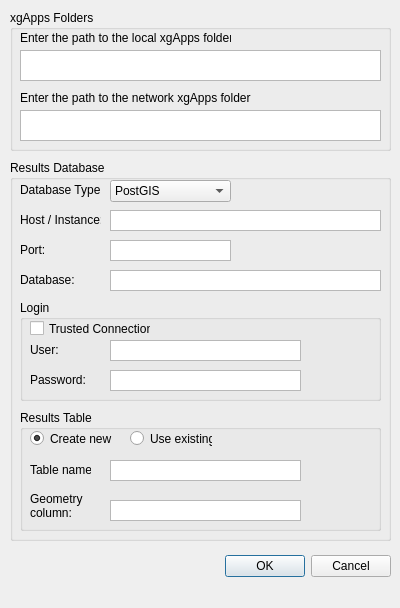
<?xml version="1.0" encoding="UTF-8"?>
<ui version="4.0">
 <class>config_dialog_base</class>
 <widget class="QDialog" name="config_dialog_base">
  <property name="windowModality">
   <enum>Qt::ApplicationModal</enum>
  </property>
  <property name="geometry">
   <rect>
    <x>0</x>
    <y>0</y>
    <width>400</width>
    <height>608</height>
   </rect>
  </property>
  <property name="sizePolicy">
   <sizepolicy hsizetype="Fixed" vsizetype="Fixed">
    <horstretch>0</horstretch>
    <verstretch>0</verstretch>
   </sizepolicy>
  </property>
  <property name="windowTitle">
   <string>xgConstraintChecker Configuration</string>
  </property>
  <property name="windowIcon">
   <iconset resource="resources.qrc">
    <normaloff>:/plugins/xgConstraintChecker/checker_config.png</normaloff>:/plugins/xgConstraintChecker/checker_config.png</iconset>
  </property>
  <property name="modal">
   <bool>true</bool>
  </property>
  <widget class="QDialogButtonBox" name="button_box">
   <property name="geometry">
    <rect>
     <x>50</x>
     <y>550</y>
     <width>341</width>
     <height>32</height>
    </rect>
   </property>
   <property name="orientation">
    <enum>Qt::Horizontal</enum>
   </property>
   <property name="standardButtons">
    <set>QDialogButtonBox::Cancel|QDialogButtonBox::Ok</set>
   </property>
  </widget>
  <widget class="QGroupBox" name="grp_xgApps">
   <property name="geometry">
    <rect>
     <x>10</x>
     <y>10</y>
     <width>381</width>
     <height>141</height>
    </rect>
   </property>
   <property name="sizePolicy">
    <sizepolicy hsizetype="Fixed" vsizetype="Fixed">
     <horstretch>0</horstretch>
     <verstretch>0</verstretch>
    </sizepolicy>
   </property>
   <property name="title">
    <string>xgApps Folders</string>
   </property>
   <widget class="QLabel" name="lbl_xgApps">
    <property name="geometry">
     <rect>
      <x>10</x>
      <y>20</y>
      <width>211</width>
      <height>16</height>
     </rect>
    </property>
    <property name="sizePolicy">
     <sizepolicy hsizetype="Fixed" vsizetype="Fixed">
      <horstretch>0</horstretch>
      <verstretch>0</verstretch>
     </sizepolicy>
    </property>
    <property name="text">
     <string>Enter the path to the local xgApps folder:</string>
    </property>
   </widget>
   <widget class="QPlainTextEdit" name="txt_xgApps_local">
    <property name="geometry">
     <rect>
      <x>10</x>
      <y>40</y>
      <width>361</width>
      <height>31</height>
     </rect>
    </property>
    <property name="sizePolicy">
     <sizepolicy hsizetype="Fixed" vsizetype="Fixed">
      <horstretch>0</horstretch>
      <verstretch>0</verstretch>
     </sizepolicy>
    </property>
    <property name="horizontalScrollBarPolicy">
     <enum>Qt::ScrollBarAlwaysOff</enum>
    </property>
   </widget>
   <widget class="QLabel" name="lbl_xgApps_network">
    <property name="geometry">
     <rect>
      <x>10</x>
      <y>80</y>
      <width>231</width>
      <height>16</height>
     </rect>
    </property>
    <property name="sizePolicy">
     <sizepolicy hsizetype="Fixed" vsizetype="Fixed">
      <horstretch>0</horstretch>
      <verstretch>0</verstretch>
     </sizepolicy>
    </property>
    <property name="text">
     <string>Enter the path to the network xgApps folder:</string>
    </property>
   </widget>
   <widget class="QPlainTextEdit" name="txt_xgApps_network">
    <property name="geometry">
     <rect>
      <x>10</x>
      <y>100</y>
      <width>361</width>
      <height>31</height>
     </rect>
    </property>
    <property name="sizePolicy">
     <sizepolicy hsizetype="Fixed" vsizetype="Fixed">
      <horstretch>0</horstretch>
      <verstretch>0</verstretch>
     </sizepolicy>
    </property>
    <property name="horizontalScrollBarPolicy">
     <enum>Qt::ScrollBarAlwaysOff</enum>
    </property>
   </widget>
  </widget>
  <widget class="QGroupBox" name="grp_results_db">
   <property name="geometry">
    <rect>
     <x>10</x>
     <y>160</y>
     <width>381</width>
     <height>381</height>
    </rect>
   </property>
   <property name="title">
    <string>Results Database</string>
   </property>
   <widget class="QComboBox" name="cbo_db_type">
    <property name="geometry">
     <rect>
      <x>100</x>
      <y>20</y>
      <width>121</width>
      <height>22</height>
     </rect>
    </property>
    <item>
     <property name="text">
      <string>PostGIS</string>
     </property>
    </item>
    <item>
     <property name="text">
      <string>Spatialite</string>
     </property>
    </item>
    <item>
     <property name="text">
      <string>SQL Server</string>
     </property>
    </item>
   </widget>
   <widget class="QLabel" name="lbl_db_type">
    <property name="geometry">
     <rect>
      <x>10</x>
      <y>20</y>
      <width>81</width>
      <height>20</height>
     </rect>
    </property>
    <property name="text">
     <string>Database Type:</string>
    </property>
   </widget>
   <widget class="QLabel" name="lbl_db">
    <property name="geometry">
     <rect>
      <x>10</x>
      <y>110</y>
      <width>81</width>
      <height>20</height>
     </rect>
    </property>
    <property name="text">
     <string>Database:</string>
    </property>
   </widget>
   <widget class="QPlainTextEdit" name="txt_db">
    <property name="geometry">
     <rect>
      <x>100</x>
      <y>110</y>
      <width>271</width>
      <height>21</height>
     </rect>
    </property>
    <property name="sizePolicy">
     <sizepolicy hsizetype="Fixed" vsizetype="Fixed">
      <horstretch>0</horstretch>
      <verstretch>0</verstretch>
     </sizepolicy>
    </property>
    <property name="verticalScrollBarPolicy">
     <enum>Qt::ScrollBarAlwaysOff</enum>
    </property>
    <property name="horizontalScrollBarPolicy">
     <enum>Qt::ScrollBarAlwaysOff</enum>
    </property>
   </widget>
   <widget class="QPlainTextEdit" name="txt_port">
    <property name="geometry">
     <rect>
      <x>100</x>
      <y>80</y>
      <width>121</width>
      <height>21</height>
     </rect>
    </property>
    <property name="sizePolicy">
     <sizepolicy hsizetype="Fixed" vsizetype="Fixed">
      <horstretch>0</horstretch>
      <verstretch>0</verstretch>
     </sizepolicy>
    </property>
    <property name="verticalScrollBarPolicy">
     <enum>Qt::ScrollBarAlwaysOff</enum>
    </property>
    <property name="horizontalScrollBarPolicy">
     <enum>Qt::ScrollBarAlwaysOff</enum>
    </property>
   </widget>
   <widget class="QPlainTextEdit" name="txt_host">
    <property name="geometry">
     <rect>
      <x>100</x>
      <y>50</y>
      <width>271</width>
      <height>21</height>
     </rect>
    </property>
    <property name="sizePolicy">
     <sizepolicy hsizetype="Fixed" vsizetype="Fixed">
      <horstretch>0</horstretch>
      <verstretch>0</verstretch>
     </sizepolicy>
    </property>
    <property name="verticalScrollBarPolicy">
     <enum>Qt::ScrollBarAlwaysOff</enum>
    </property>
    <property name="horizontalScrollBarPolicy">
     <enum>Qt::ScrollBarAlwaysOff</enum>
    </property>
   </widget>
   <widget class="QLabel" name="lbl_port">
    <property name="geometry">
     <rect>
      <x>10</x>
      <y>80</y>
      <width>81</width>
      <height>20</height>
     </rect>
    </property>
    <property name="text">
     <string>Port:</string>
    </property>
   </widget>
   <widget class="QLabel" name="lbl_host">
    <property name="geometry">
     <rect>
      <x>10</x>
      <y>50</y>
      <width>81</width>
      <height>20</height>
     </rect>
    </property>
    <property name="text">
     <string>Host / Instance:</string>
    </property>
   </widget>
   <widget class="QGroupBox" name="grpLogin">
    <property name="geometry">
     <rect>
      <x>10</x>
      <y>140</y>
      <width>361</width>
      <height>101</height>
     </rect>
    </property>
    <property name="title">
     <string>Login</string>
    </property>
    <widget class="QCheckBox" name="chk_trusted">
     <property name="geometry">
      <rect>
       <x>10</x>
       <y>20</y>
       <width>121</width>
       <height>17</height>
      </rect>
     </property>
     <property name="text">
      <string>Trusted Connection</string>
     </property>
    </widget>
    <widget class="QLabel" name="lbl_user">
     <property name="geometry">
      <rect>
       <x>10</x>
       <y>40</y>
       <width>81</width>
       <height>20</height>
      </rect>
     </property>
     <property name="text">
      <string>User:</string>
     </property>
    </widget>
    <widget class="QLabel" name="lbl_pwd">
     <property name="geometry">
      <rect>
       <x>10</x>
       <y>70</y>
       <width>81</width>
       <height>20</height>
      </rect>
     </property>
     <property name="text">
      <string>Password:</string>
     </property>
    </widget>
    <widget class="QPlainTextEdit" name="txt_user">
     <property name="geometry">
      <rect>
       <x>90</x>
       <y>40</y>
       <width>191</width>
       <height>21</height>
      </rect>
     </property>
     <property name="sizePolicy">
      <sizepolicy hsizetype="Fixed" vsizetype="Fixed">
       <horstretch>0</horstretch>
       <verstretch>0</verstretch>
      </sizepolicy>
     </property>
     <property name="verticalScrollBarPolicy">
      <enum>Qt::ScrollBarAlwaysOff</enum>
     </property>
     <property name="horizontalScrollBarPolicy">
      <enum>Qt::ScrollBarAlwaysOff</enum>
     </property>
     <property name="plainText">
      <string/>
     </property>
    </widget>
    <widget class="QPlainTextEdit" name="txt_pwd">
     <property name="geometry">
      <rect>
       <x>90</x>
       <y>70</y>
       <width>191</width>
       <height>21</height>
      </rect>
     </property>
     <property name="sizePolicy">
      <sizepolicy hsizetype="Fixed" vsizetype="Fixed">
       <horstretch>0</horstretch>
       <verstretch>0</verstretch>
      </sizepolicy>
     </property>
     <property name="verticalScrollBarPolicy">
      <enum>Qt::ScrollBarAlwaysOff</enum>
     </property>
     <property name="horizontalScrollBarPolicy">
      <enum>Qt::ScrollBarAlwaysOff</enum>
     </property>
    </widget>
   </widget>
   <widget class="QGroupBox" name="grp_results_table">
    <property name="geometry">
     <rect>
      <x>10</x>
      <y>250</y>
      <width>361</width>
      <height>121</height>
     </rect>
    </property>
    <property name="title">
     <string>Results Table</string>
    </property>
    <widget class="QLabel" name="lbl_table">
     <property name="geometry">
      <rect>
       <x>10</x>
       <y>50</y>
       <width>61</width>
       <height>20</height>
      </rect>
     </property>
     <property name="text">
      <string>Table name:</string>
     </property>
    </widget>
    <widget class="QPlainTextEdit" name="txt_table">
     <property name="geometry">
      <rect>
       <x>90</x>
       <y>50</y>
       <width>191</width>
       <height>21</height>
      </rect>
     </property>
     <property name="sizePolicy">
      <sizepolicy hsizetype="Fixed" vsizetype="Fixed">
       <horstretch>0</horstretch>
       <verstretch>0</verstretch>
      </sizepolicy>
     </property>
     <property name="verticalScrollBarPolicy">
      <enum>Qt::ScrollBarAlwaysOff</enum>
     </property>
     <property name="horizontalScrollBarPolicy">
      <enum>Qt::ScrollBarAlwaysOff</enum>
     </property>
     <property name="plainText">
      <string/>
     </property>
    </widget>
    <widget class="QRadioButton" name="rb_new">
     <property name="geometry">
      <rect>
       <x>10</x>
       <y>20</y>
       <width>82</width>
       <height>17</height>
      </rect>
     </property>
     <property name="text">
      <string>Create new</string>
     </property>
     <property name="checked">
      <bool>true</bool>
     </property>
    </widget>
    <widget class="QRadioButton" name="rb_existing">
     <property name="geometry">
      <rect>
       <x>110</x>
       <y>20</y>
       <width>82</width>
       <height>17</height>
      </rect>
     </property>
     <property name="text">
      <string>Use existing</string>
     </property>
    </widget>
    <widget class="QPlainTextEdit" name="txt_geom">
     <property name="geometry">
      <rect>
       <x>90</x>
       <y>90</y>
       <width>191</width>
       <height>21</height>
      </rect>
     </property>
     <property name="sizePolicy">
      <sizepolicy hsizetype="Fixed" vsizetype="Fixed">
       <horstretch>0</horstretch>
       <verstretch>0</verstretch>
      </sizepolicy>
     </property>
     <property name="verticalScrollBarPolicy">
      <enum>Qt::ScrollBarAlwaysOff</enum>
     </property>
     <property name="horizontalScrollBarPolicy">
      <enum>Qt::ScrollBarAlwaysOff</enum>
     </property>
     <property name="plainText">
      <string/>
     </property>
    </widget>
    <widget class="QLabel" name="lbl_geom">
     <property name="geometry">
      <rect>
       <x>10</x>
       <y>80</y>
       <width>61</width>
       <height>31</height>
      </rect>
     </property>
     <property name="text">
      <string>Geometry column:</string>
     </property>
     <property name="wordWrap">
      <bool>true</bool>
     </property>
    </widget>
   </widget>
  </widget>
 </widget>
 <tabstops>
  <tabstop>txt_xgApps_local</tabstop>
  <tabstop>cbo_db_type</tabstop>
  <tabstop>txt_host</tabstop>
  <tabstop>txt_port</tabstop>
  <tabstop>txt_db</tabstop>
  <tabstop>chk_trusted</tabstop>
  <tabstop>txt_user</tabstop>
  <tabstop>txt_pwd</tabstop>
  <tabstop>button_box</tabstop>
 </tabstops>
 <resources>
  <include location="resources.qrc"/>
 </resources>
 <connections>
  <connection>
   <sender>button_box</sender>
   <signal>accepted()</signal>
   <receiver>config_dialog_base</receiver>
   <slot>accept()</slot>
   <hints>
    <hint type="sourcelabel">
     <x>50</x>
     <y>550</y>
    </hint>
    <hint type="destinationlabel">
     <x>20</x>
     <y>20</y>
    </hint>
   </hints>
  </connection>
  <connection>
   <sender>button_box</sender>
   <signal>rejected()</signal>
   <receiver>config_dialog_base</receiver>
   <slot>reject()</slot>
   <hints>
    <hint type="sourcelabel">
     <x>50</x>
     <y>550</y>
    </hint>
    <hint type="destinationlabel">
     <x>20</x>
     <y>20</y>
    </hint>
   </hints>
  </connection>
  <connection>
   <sender>cbo_db_type</sender>
   <signal>currentIndexChanged(QString)</signal>
   <receiver>config_dialog_base</receiver>
   <slot>enableDBFields()</slot>
   <hints>
    <hint type="sourcelabel">
     <x>170</x>
     <y>130</y>
    </hint>
    <hint type="destinationlabel">
     <x>199</x>
     <y>199</y>
    </hint>
   </hints>
  </connection>
  <connection>
   <sender>chk_trusted</sender>
   <signal>stateChanged(int)</signal>
   <receiver>config_dialog_base</receiver>
   <slot>enableLoginFields()</slot>
   <hints>
    <hint type="sourcelabel">
     <x>56</x>
     <y>268</y>
    </hint>
    <hint type="destinationlabel">
     <x>399</x>
     <y>251</y>
    </hint>
   </hints>
  </connection>
  <connection>
   <sender>rb_existing</sender>
   <signal>toggled(bool)</signal>
   <receiver>txt_table</receiver>
   <slot>setEnabled(bool)</slot>
   <hints>
    <hint type="sourcelabel">
     <x>184</x>
     <y>438</y>
    </hint>
    <hint type="destinationlabel">
     <x>184</x>
     <y>473</y>
    </hint>
   </hints>
  </connection>
  <connection>
   <sender>rb_existing</sender>
   <signal>toggled(bool)</signal>
   <receiver>txt_geom</receiver>
   <slot>setEnabled(bool)</slot>
   <hints>
    <hint type="sourcelabel">
     <x>150</x>
     <y>439</y>
    </hint>
    <hint type="destinationlabel">
     <x>146</x>
     <y>515</y>
    </hint>
   </hints>
  </connection>
 </connections>
 <slots>
  <slot>enableDBFields()</slot>
  <slot>enableLoginFields()</slot>
 </slots>
</ui>
